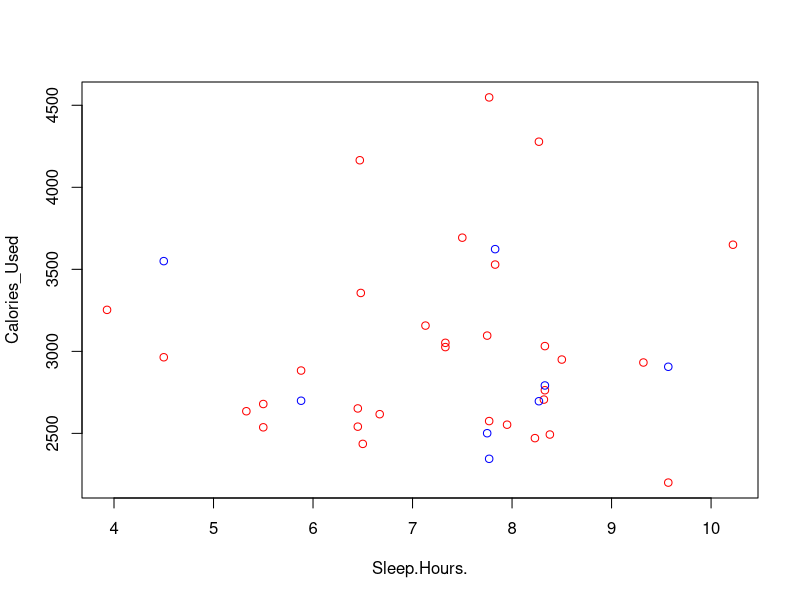
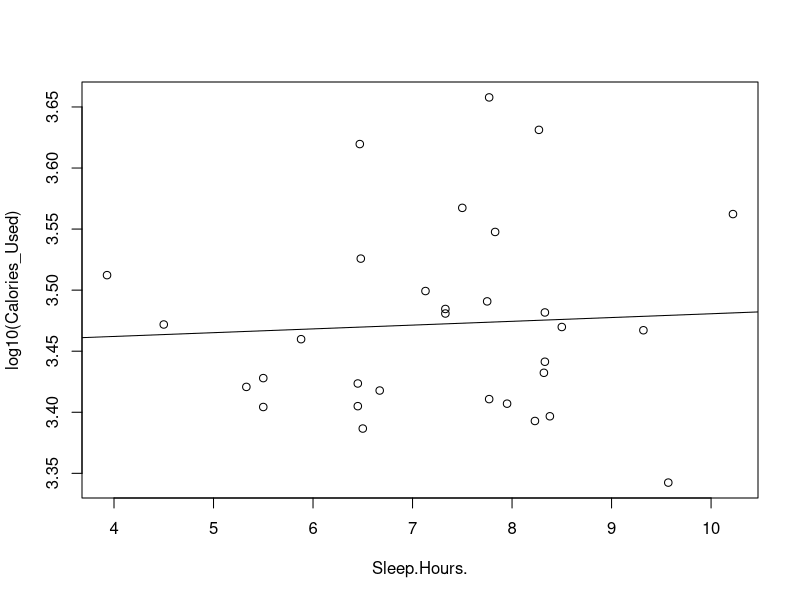

R code for these plots, in order:
## ---- chunk 1
knitr::opts_chunk$set(echo = TRUE)
## ---- chunk 2
october_data <- read.table("october_data.txt", header=TRUE)
head(october_data, 5)
## ---- chunk 3
# Student t-test comparing mean of body weight recorded in the second half of the month against the first half of the month.
second_half <- as.Date(october_data$Date, format = "%d/%m/%Y") >= "2025-10-16"
ans <- t.test(october_data$Weight.lbs.[second_half],october_data$Weight.lbs.[!second_half], alternative = "less")
# Mean Values
ans$estimate
# P-value
ans$p.value
## ---- chunk 4
good_sleep <- october_data$Sleep.Hours >= 8
mean(october_data$Calories_Consumed[good_sleep])
mean(october_data$Calories_Consumed[!good_sleep])
t.test(october_data$Calories_Consumed[good_sleep],october_data$Calories_Consumed[!good_sleep])
## ---- chunk 5
good_sleep <- october_data$Sleep.Hours >= 8
mean(october_data$Calories_Used[good_sleep])
mean(october_data$Calories_Used[!good_sleep])
t.test(october_data$Calories_Used[good_sleep],october_data$Calories_Used[!good_sleep])
## ---- chunk 6
plot(Calories_Used~Sleep.Hours., data=october_data, col="red" )
points(Calories_Consumed~Sleep.Hours.,  data=october_data, col="blue")
## ---- chunk 7
plot(log10(Calories_Used)~Sleep.Hours., data=october_data)
abline(lm(log10(Calories_Used)~Sleep.Hours., data=october_data))
## ---- chunk 8
good_sleep <- october_data$Sleep.Hours >= 8
october_data$Sleep.Hours.[good_sleep]
october_data$Caloric_Difference
